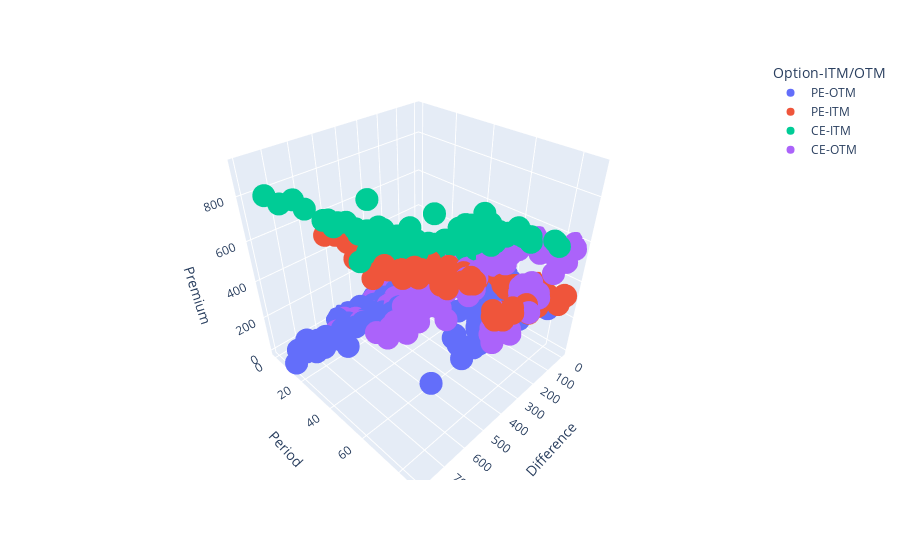

This figure's notebook cell:
### Markdown cell above
### Insight:

1. **OTM Options:** When the difference decreases, the premium tends to increase.

2. **ITM Options:** Conversely, an increase in the difference leads to a higher premium for ITM options.

3. **Comparing ITM Options:**
   - ITM Call Options (CE) are priced higher than both OTM Call Options and ITM Put Options (PE).
   - Both OTM Call Options and ITM Put Options are priced above OTM Put Options.

4. **Unique Scenario:**
   - Interestingly, in the case of comparing OTM Call Options and ITM Put Options, the premium of ITM Put Options can surpass that of OTM Call Options when there's a substantial difference between the Strike and Nifty prices.

### Code cell
import plotly.express as px 
  
fig = px.scatter_3d(final_data, x = 'Difference',  
                    y = 'Period',  
                    z = 'Premium', 
                    color = 'Option-ITM/OTM') 
  
fig.show()

### Figure 1 — Plotly figure (JSON) as saved in the notebook; plotly's stock layout.template omitted (floating-point values rounded to 4 significant figures; data arrays with more than 128 entries replaced by an {"elided": "..."} marker saying what was removed)
{"data": [{"hovertemplate": "Option-ITM/OTM=PE-OTM<br>Difference=%{x}<br>Period=%{y}<br>Premium=%{z}<extra></extra>", "legendgroup": "PE-OTM", "marker": {"color": "#636efa", "symbol": "circle"}, "mode": "markers", "name": "PE-OTM", "scene": "scene", "showlegend": true, "type": "scatter3d", "x": {"elided": "142 float values"}, "y": {"elided": "142 int values"}, "z": {"elided": "142 float values"}}, {"hovertemplate": "Option-ITM/OTM=PE-ITM<br>Difference=%{x}<br>Period=%{y}<br>Premium=%{z}<extra></extra>", "legendgroup": "PE-ITM", "marker": {"color": "#EF553B", "symbol": "circle"}, "mode": "markers", "name": "PE-ITM", "scene": "scene", "showlegend": true, "type": "scatter3d", "x": {"elided": "146 float values"}, "y": {"elided": "146 int values"}, "z": {"elided": "146 float values"}}, {"hovertemplate": "Option-ITM/OTM=CE-ITM<br>Difference=%{x}<br>Period=%{y}<br>Premium=%{z}<extra></extra>", "legendgroup": "CE-ITM", "marker": {"color": "#00cc96", "symbol": "circle"}, "mode": "markers", "name": "CE-ITM", "scene": "scene", "showlegend": true, "type": "scatter3d", "x": {"elided": "133 float values"}, "y": {"elided": "133 int values"}, "z": {"elided": "133 float values"}}, {"hovertemplate": "Option-ITM/OTM=CE-OTM<br>Difference=%{x}<br>Period=%{y}<br>Premium=%{z}<extra></extra>", "legendgroup": "CE-OTM", "marker": {"color": "#ab63fa", "symbol": "circle"}, "mode": "markers", "name": "CE-OTM", "scene": "scene", "showlegend": true, "type": "scatter3d", "x": {"elided": "143 float values"}, "y": {"elided": "143 int values"}, "z": {"elided": "143 float values"}}], "layout": {"legend": {"title": {"text": "Option-ITM/OTM"}, "tracegroupgap": 0}, "margin": {"t": 60}, "scene": {"domain": {"x": [0, 1], "y": [0, 1]}, "xaxis": {"title": {"text": "Difference"}}, "yaxis": {"title": {"text": "Period"}}, "zaxis": {"title": {"text": "Premium"}}}}}
